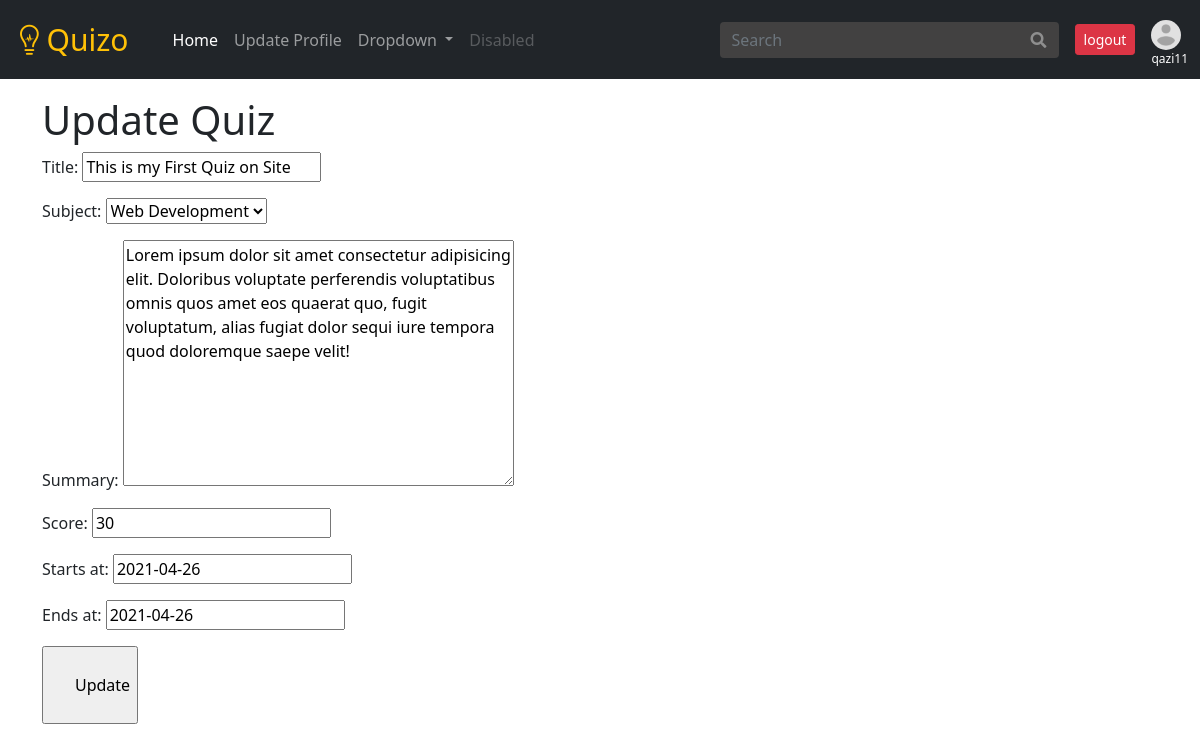
The app's page /quizzes/quiz/1/update/ (signed in), older data.
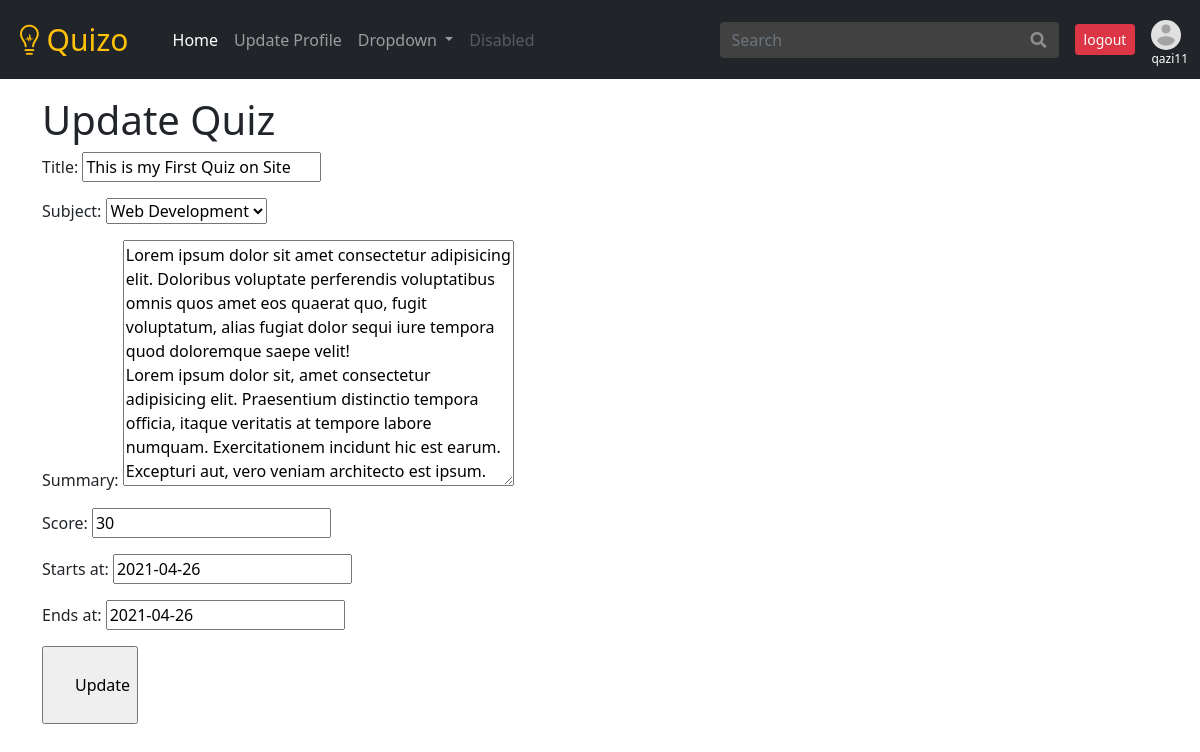
The same page, newer data.
### quiz/models.py (models this page shows, shortened)
class Quiz(models.Model):
  title          = models.CharField(max_length=200)
  teacher        = models.ForeignKey('accounts.TeacherProfile',
                                      related_name='created_quizzes',
                                      on_delete=models.CASCADE)
  subject        = models.ForeignKey(Subject, related_name='quizzes', on_delete=models.CASCADE)
  slug           = models.SlugField(max_length=200, unique=True, blank=True)
  summary        = models.TextField()
  score          = models.PositiveIntegerField(null=True, blank=True)
  date_created   = models.DateTimeField(auto_now_add=True)
  date_updated   = models.DateTimeField(auto_now=True)
  starts_at = models.DateTimeField()
  ends_at   = models.DateTimeField()
  class Meta:
    verbose_name_plural = 'Quizzes'

### quiz/views/teacher_views.py (the view, shortened to what this page needs)
# urls.py: path('quiz/<int:id>/update/', teacher_views.QuizCreateUpdateView.as_view(), name='update_quiz'),
class QuizCreateUpdateView(CreateView):
  template_name = 'teachers/create_quiz.html'
  model = Quiz
  quiz_obj = None
  success_url = reverse_lazy('teachers_dashboard')
  def dispatch(self, request, id=None, *args, **kwargs):
    if id:
      self.quiz_obj = get_object_or_404(Quiz, id=id, teacher__user=request.user)
    return super(QuizCreateUpdateView, self).dispatch(request, id, *args, **kwargs)
  def get(self, request, id=None, *args, **kwargs):
    form = QuizForm(request.POST or None, instance=self.quiz_obj)
    return self.render_to_response({'form': form, 'object': self.quiz_obj})

### quiz/forms.py
class QuizForm(forms.ModelForm):
  class Meta:
    model = Quiz
    fields = ['title', 'subject', 'summary', 'score', 'starts_at', 'ends_at']
    widgets = {
      'starts_at': forms.DateInput(attrs={'class': 'datetimepicker'}),
      'ends_at': forms.DateInput(attrs={'class': 'datetimepicker'})
    }

### quiz/models.py (called while the page is built)
  def __str__(self):
    return self.name

### quiz/templates/teachers/create_quiz.html (shortened to what this page needs)
{% extends "base.html" %}
{% load static %}
{% block content %}
  <link rel="stylesheet" type="text/css" href="{% static 'css/jquery.datetimepicker.css' %}" />
  <h1>
    {% if object %}
      Update Quiz
    {% else %}
      Create Quiz
    {% endif %}
  </h1>
  <form action="" method="POST">
    {{ form.as_p }}
    <p><input type="submit" value="{% if object %}
      Update
    {% else %}
      Create
    {% endif %}"></p>
  </form>
{% endblock %}

Row changes from the older to the newer data that the page shows:
changed Quiz "This is my First Quiz on Site": summary "…quod doloremque saepe velit!" → "…quod doloremque saepe velit! Lorem ipsum dolor sit, amet consectetur adipisicing elit. Praesentium distinctio tempora officia, itaque veritatis at tempore labore numquam. Exercitationem incidunt hic est earum. Excepturi aut, vero veniam architecto est ipsum."
